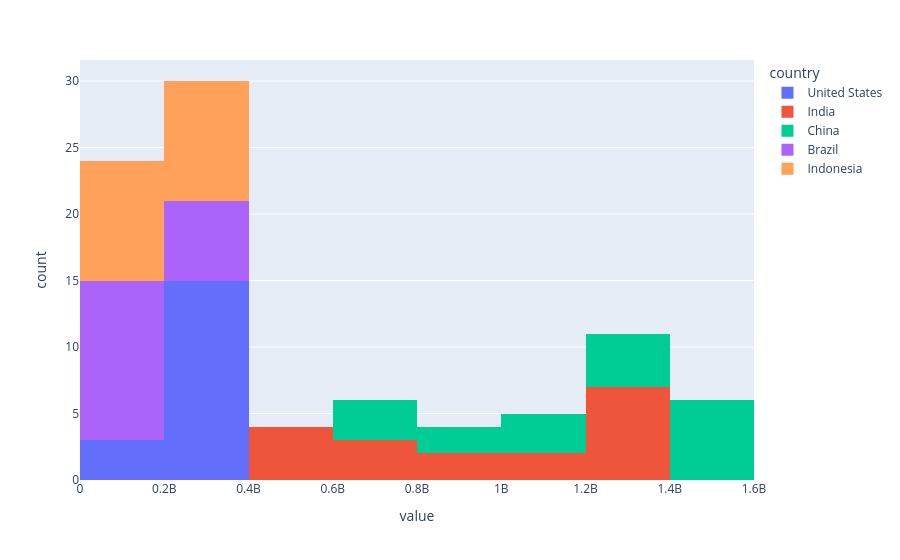

Notebook cell for this chart:
### Code cell
fig = px.histogram(
    df_pivot_filter
)

fig.show()

### Figure 1 — Plotly figure (JSON) as saved in the notebook; plotly's stock layout.template omitted (floating-point values rounded to 4 significant figures)
{"data": [{"alignmentgroup": "True", "bingroup": "x", "hovertemplate": "country=United States<br>value=%{x}<br>count=%{y}<extra></extra>", "legendgroup": "United States", "marker": {"color": "#636efa", "pattern": {"shape": ""}}, "name": "United States", "offsetgroup": "United States", "orientation": "v", "showlegend": true, "type": "histogram", "x": [171685336, 186720571, 199733676, 209513341, 219081251, 229476354, 240499825, 252120309, 265163745, 281710909, 294993511, 309011475, 320878310, 323015995, 325084756, 327096265, 329064917, 331002651], "xaxis": "x", "yaxis": "y"}, {"alignmentgroup": "True", "bingroup": "x", "hovertemplate": "country=India<br>value=%{x}<br>count=%{y}<extra></extra>", "legendgroup": "India", "marker": {"color": "#EF553B", "pattern": {"shape": ""}}, "name": "India", "offsetgroup": "India", "orientation": "v", "showlegend": true, "type": "histogram", "x": [409880595, 450547679, 499123324, 555189792, 623102897, 698952844, 784360008, 873277798, 963922588, 1056575549, 1147609927, 1234281170, 1310152403, 1324517249, 1338676785, 1352642280, 1366417754, 1380004385], "xaxis": "x", "yaxis": "y"}, {"alignmentgroup": "True", "bingroup": "x", "hovertemplate": "country=China<br>value=%{x}<br>count=%{y}<extra></extra>", "legendgroup": "China", "marker": {"color": "#00cc96", "pattern": {"shape": ""}}, "name": "China", "offsetgroup": "China", "orientation": "v", "showlegend": true, "type": "histogram", "x": [612241554, 660408056, 724218968, 827601394, 926240885, 1000089235, 1075589361, 1176883674, 1240920535, 1290550765, 1330776380, 1368810615, 1406847870, 1414049351, 1421021791, 1427647786, 1433783686, 1439323776], "xaxis": "x", "yaxis": "y"}, {"alignmentgroup": "True", "bingroup": "x", "hovertemplate": "country=Brazil<br>value=%{x}<br>count=%{y}<extra></extra>", "legendgroup": "Brazil", "marker": {"color": "#ab63fa", "pattern": {"shape": ""}}, "name": "Brazil", "offsetgroup": "Brazil", "orientation": "v", "showlegend": true, "type": "histogram", "x": [62533919, 72179226, 83373530, 95113265, 107216205, 120694009, 135274080, 149003223, 162019896, 174790340, 186127103, 195713635, 204471769, 206163053, 207833823, 209469323, 211049527, 212559417], "xaxis": "x", "yaxis": "y"}, {"alignmentgroup": "True", "bingroup": "x", "hovertemplate": "country=Indonesia<br>value=%{x}<br>count=%{y}<extra></extra>", "legendgroup": "Indonesia", "marker": {"color": "#FFA15A", "pattern": {"shape": ""}}, "name": "Indonesia", "offsetgroup": "Indonesia", "orientation": "v", "showlegend": true, "type": "histogram", "x": [77273425, 87751068, 100267062, 114793178, 130680727, 147447836, 164982451, 181413402, 196934260, 211513823, 226289470, 241834215, 258383256, 261556381, 264650963, 267670543, 270625568, 273523615], "xaxis": "x", "yaxis": "y"}], "layout": {"barmode": "relative", "legend": {"title": {"text": "country"}, "tracegroupgap": 0}, "margin": {"t": 60}, "xaxis": {"anchor": "y", "domain": [0, 1], "title": {"text": "value"}}, "yaxis": {"anchor": "x", "domain": [0, 1], "title": {"text": "count"}}}}
